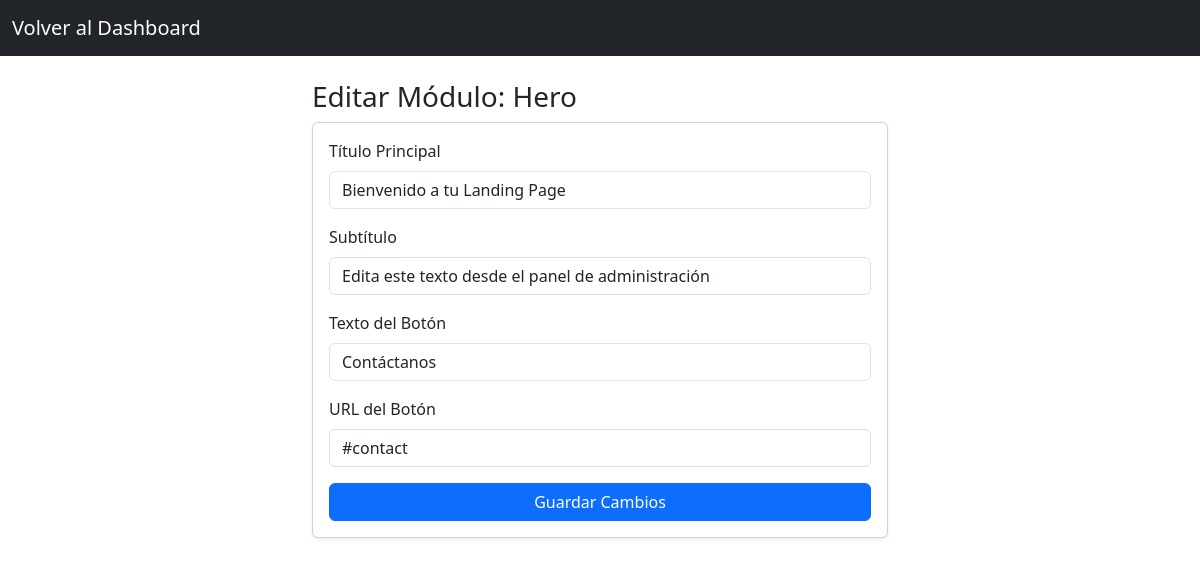
The app's page /admin/contenido/hero (signed in) with its own data.
### tables this page shows
CREATE TABLE contenido_hero (
            id INTEGER PRIMARY KEY CHECK (id = 1),
            titulo TEXT NOT NULL,
            subtitulo TEXT,
            texto_boton TEXT,
            url_boton TEXT
        );

### routes/content.py (the view, shortened to what this page needs)
@content_bp.route('/hero', methods=['GET', 'POST'])
@login_required
def editar_hero():
    conn = get_db_connection()
    hero_data = conn.execute('SELECT * FROM contenido_hero WHERE id = 1').fetchone()
    conn.close()
    return render_template('admin/editar_hero.html', hero=hero_data)

### app.py (called while the page is built)
def create_app():
    app = Flask(__name__)
    app.config['SECRET_KEY'] = _resolver_secret_key()
    for key, path in UPLOAD_FOLDERS.items():
        app.config[key] = path
        os.makedirs(path, exist_ok=True)
    login_manager.init_app(app)
    register_blueprints(app)
    @app.context_processor
    def inyectar_mensajes_no_leidos():
        if current_user.is_authenticated:
            conn = get_db_connection()
            total = conn.execute(
                'SELECT COUNT(*) as total FROM mensajes_contacto WHERE leido = 0'
            ).fetchone()['total']
            conn.close()
            return {'no_leidos_sidebar': total}
        return {'no_leidos_sidebar': 0}
    return app

### extensions.py (called while the page is built)
def get_db_connection():
    conn = sqlite3.connect(DB_PATH)
    conn.row_factory = sqlite3.Row
    return conn

@login_manager.user_loader
def load_user(user_id):
    conn = get_db_connection()
    user_row = conn.execute('SELECT * FROM admin WHERE id = ?', (user_id,)).fetchone()
    conn.close()
    if user_row:
        return User(user_row['id'], user_row['username'])
    return None

### templates/admin/editar_hero.html (shortened to what this page needs)
<!DOCTYPE html>
<html lang="es">
<head>
    <link href="https://cdn.jsdelivr.net/npm/bootstrap@5.3.2/dist/css/bootstrap.min.css" rel="stylesheet">
</head>
<body>
    <nav class="navbar navbar-dark bg-dark mb-4">
        <div class="container-fluid">
            <a class="navbar-brand" href="{{ url_for('dashboard.dashboard') }}">Volver al Dashboard</a>
        </div>
    </nav>
    <div class="container" style="max-width: 600px;">
        <h3>Editar Módulo: Hero</h3>
        <div class="card shadow-sm">
            <div class="card-body">
                <form method="POST">
                    <div class="mb-3">
                        <label class="form-label">Título Principal</label>
                        <input type="text" name="titulo" class="form-control" value="{{ hero.titulo }}" required>
                    </div>
                    <div class="mb-3">
                        <label class="form-label">Subtítulo</label>
                        <input type="text" name="subtitulo" class="form-control" value="{{ hero.subtitulo }}">
                    </div>
                    <div class="mb-3">
                        <label class="form-label">Texto del Botón</label>
                        <input type="text" name="texto_boton" class="form-control" value="{{ hero.texto_boton }}">
                    </div>
                    <div class="mb-3">
                        <label class="form-label">URL del Botón</label>
                        <input type="text" name="url_boton" class="form-control" value="{{ hero.url_boton }}">
                    </div>
                    <button type="submit" class="btn btn-primary w-100">Guardar Cambios</button>
                </form>
            </div>
        </div>
    </div>
</body>
</html>

### records on screen
contenido_hero: titulo "Bienvenido a tu Landing Page", subtitulo "Edita este texto desde el panel de administración", texto_boton "Contáctanos", url_boton "#contact"
